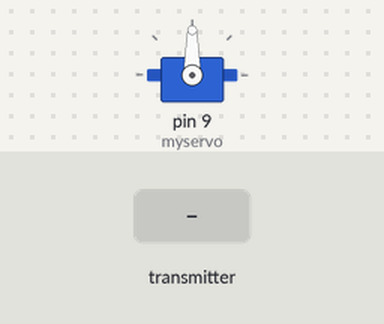
A sketch run on a simulated Arduino Uno, built with avr-gcc and run on an emulated ATmega328P. Shown: servo. Inputs (shaded band) come from the test bench. No radio packets arrive unless stated. At 1.3 s the program stops and its outputs stay as they are.

Above: at 1.2 s.
1.3 s: the transmitter starts sending msg.0 = 0
At 1.9 s:
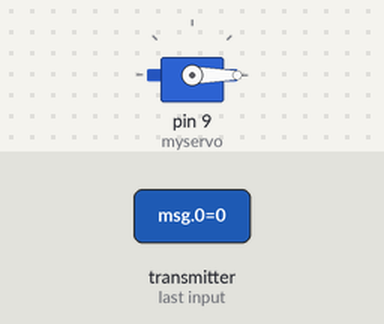
Timing chart, 0 to 2.8 s (numbered marks = the images above; inputs shaded):
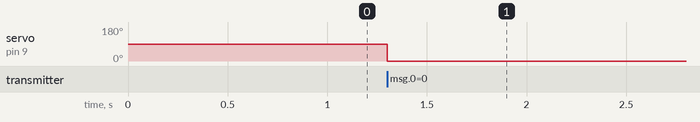

Measured:
- after the input at 1.3 s, servo on pin 9 (myservo): 90° → 0° at once

The sketch:

NRF24_Reciver.ino
```cpp
#include <Servo.h>

#include <SPI.h>

#include "RF24.h"

Servo myservo;

//SCK -> 13//MISO -> 12//MOSI -> 11//CSN -> 7//CE -> 8

RF24 radio(8,7);

const uint64_t pipe = 0xE8E8F0F0E1LL;

int msg[1];

void setup()

  {

        myservo.attach(9);
        radio.begin();
        radio.openReadingPipe(1,pipe);
        radio.startListening();

  }

  void loop()

    {

          if (radio.available())
         {
          bool done = false;
            while (!done)
              {
                 radio.read(msg[0], 1);
                  myservo.write (msg[0]);

              }

          }
     }
```
